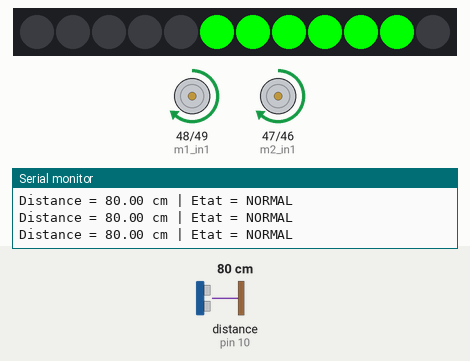
Recording of a sketch running on a simulated Arduino Mega 2560, built with avr-gcc and run on an emulated ATmega2560. On the bench: 12 RGB LEDs in strip order, left to right, motor-driver pin pairs drawn as motors (green arrow = first pin HIGH = forward, orange = second pin HIGH = backward, longer = more drive, scaled by the enable pin), the last lines printed to the serial monitor. The inputs (shaded band) are chosen by the test bench; at power-on: distance to the obstacle (sensor on pin 10) 80 cm.

Above: at 1.2 s.
1.3 s: distance to the obstacle (sensor on pin 10) set to 2 cm
At 2.3 s:
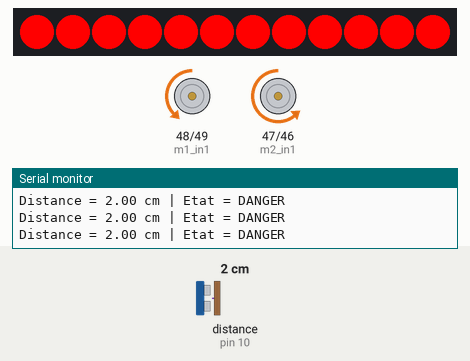
4.3 s: distance to the obstacle (sensor on pin 10) set to 37 cm
7.3 s: distance to the obstacle (sensor on pin 10) set to 42 cm
At 9.6 s:
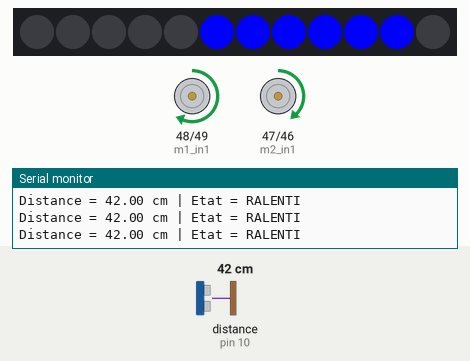
10.3 s: distance to the obstacle (sensor on pin 10) set to 4 cm
At 12.1 s:
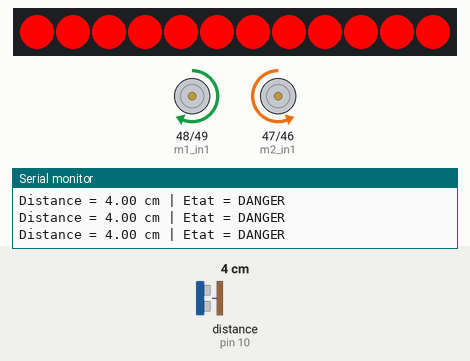
13.3 s: distance to the obstacle (sensor on pin 10) set to 60 cm
At 16.1 s:
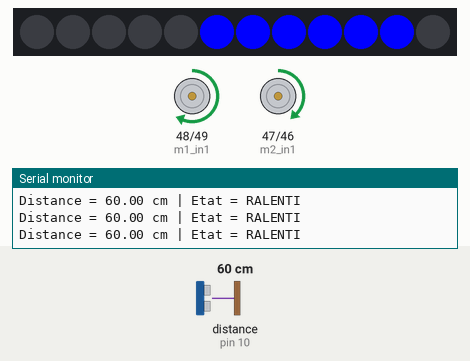
16.3 s: distance to the obstacle (sensor on pin 10) set to 9 cm
At 16.7 s:
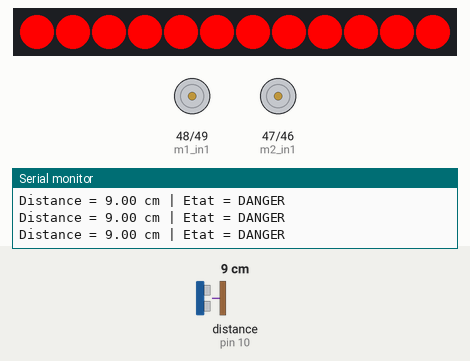
Timing chart, 0 to 20.3 s (numbered marks = the images above; inputs shaded):
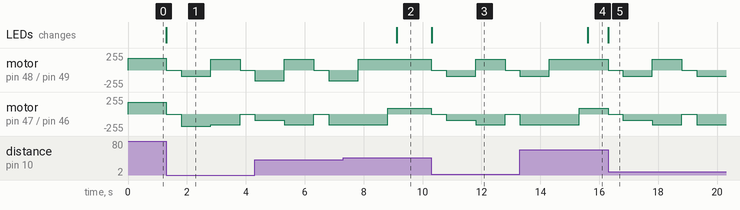

Measured:
- the behaviour switches between 39 and 40 cm on distance to the obstacle (sensor on pin 10) (found by bisection; images 1 and 2)
- after the input at 7.3 s, motor on pin 48 (m1_in1) / pin 49 (m1_in2): goes on until 7.8 s, then stays forward 160/255; the LEDs: change after 1.8 s (image 2)
- after the input at 10.3 s, motor on pin 48 (m1_in1) / pin 49 (m1_in2): forward 160/255 → stopped at once, → backward 90/255 0.50 s later, → forward 160/255 1.0 s later, → stopped 1.0 s later; motor on pin 47 (m2_in1) / pin 46 (m2_in2): forward 90/255 → stopped at once, → backward 90/255 0.50 s later, → backward 160/255 1.0 s later, → stopped 1.0 s later
- after the input at 13.3 s, the LEDs: change after 2.3 s (image 4)

The sketch:

labo02.ino
```cpp
#include "MeAuriga.h"

enum State {NORMAL, RALENTI, DANGER, RONDE};
State currentState = NORMAL;

enum DangerSubState {D_STOP, D_BACKWARD, D_TURN, D_DONE};
DangerSubState dangerState = D_STOP;
unsigned long dangerTimer = 0;

MeUltrasonicSensor ultraSensor(PORT_10);

#define LEDNUM  12
#define LEDPIN  44
MeRGBLed led(PORT0, LEDNUM);

const int m1_pwm = 11;
const int m1_in1 = 48;
const int m1_in2 = 49;

const int m2_pwm = 10;
const int m2_in1 = 47;
const int m2_in2 = 46;

const int maxPwm   = 255;
const int cruisePwm = 180;
const int slowPwm   = 90;
const int turnPwm   = 160;

unsigned long lastDebug = 0;

void setup() {
  Serial.begin(115200);

  pinMode(m1_pwm, OUTPUT);
  pinMode(m1_in1, OUTPUT);
  pinMode(m1_in2, OUTPUT);

  pinMode(m2_pwm, OUTPUT);
  pinMode(m2_in1, OUTPUT);
  pinMode(m2_in2, OUTPUT);

  led.setpin(LEDPIN);
  clearLeds();
}

void loop() {
  unsigned long currentTime = millis();

  if (currentTime - lastDebug >= 100) {
    lastDebug = currentTime;
    float d = ultraSensor.distanceCm();
    Serial.print("Distance = ");
    Serial.print(d);
    Serial.print(" cm | Etat = ");
    printState();
  }

  float distance = ultraSensor.distanceCm();

  if (currentState != DANGER) {
    if (distance >= 80) {
      currentState = NORMAL;
    } else if (distance >= 40) {
      currentState = RALENTI;
    } else {
      currentState = DANGER;
      dangerState = D_STOP;
    }
  }

  stateManager();
}


void stateManager() {
  switch (currentState) {
    case NORMAL:
      driveForward(cruisePwm);
      ledsNormal();
      break;

    case RALENTI:
      driveForward(slowPwm);
      ledsRalenti();
      break;

    case DANGER:
      handleDanger();
      break;

    default:
      Stop();
      clearLeds();
      break;
  }
}

void handleDanger() {
  unsigned long now = millis();

  switch (dangerState) {
    case D_STOP:
      Stop();
      ledsDanger();
      dangerTimer = now;
      dangerState = D_BACKWARD;
      break;

    case D_BACKWARD:
      if (now - dangerTimer < 500) return;
      driveBackward(slowPwm);
      dangerTimer = now;
      dangerState = D_TURN;
      break;

    case D_TURN:
      if (now - dangerTimer < 1000) return;
      TurnLeft();
      dangerTimer = now;
      dangerState = D_DONE;
      break;

    case D_DONE:
      if (now - dangerTimer < 1000) return;
      Stop();
      currentState = NORMAL;
      dangerState = D_STOP;
      break;
  }
}

void clearLeds() {
  for (int i = 0; i < LEDNUM; i++) led.setColor(i, 0, 0, 0);
  led.show();
}

void ledsNormal() {
  clearLeds();
  for (int i = 6; i < 12; i++) led.setColor(i, 0, 255, 0);
  led.show();
}

void ledsRalenti() {
  clearLeds();
  for (int i = 6; i < 12; i++) led.setColor(i, 0, 0, 255);
  led.show();
}

void ledsDanger() {
  for (int i = 0; i < LEDNUM; i++) led.setColor(i, 255, 0, 0);
  led.show();
}

// --- Fonctions moteurs ---
void driveForward(int pwm) {
  digitalWrite(m1_in2, LOW);
  digitalWrite(m1_in1, HIGH);
  analogWrite(m1_pwm, pwm);

  digitalWrite(m2_in2, LOW);
  digitalWrite(m2_in1, HIGH);
  analogWrite(m2_pwm, pwm);
}

void driveBackward(int pwm) {
  digitalWrite(m1_in2, HIGH);
  digitalWrite(m1_in1, LOW);
  analogWrite(m1_pwm, pwm);

  digitalWrite(m2_in2, HIGH);
  digitalWrite(m2_in1, LOW);
  analogWrite(m2_pwm, pwm);
}

void Stop() {
  analogWrite(m1_pwm, 0);
  analogWrite(m2_pwm, 0);
}

void TurnLeft() {

  digitalWrite(m1_in2, LOW);
  digitalWrite(m1_in1, HIGH);
  analogWrite(m1_pwm, turnPwm);

  digitalWrite(m2_in2, HIGH);
  digitalWrite(m2_in1, LOW);
  analogWrite(m2_pwm, turnPwm);
}


void printState() {
  switch (currentState) {
    case NORMAL:  Serial.println("NORMAL"); break;
    case RALENTI: Serial.println("RALENTI"); break;
    case DANGER:  Serial.println("DANGER"); break;
    default:      Serial.println("INCONNU"); break;
  }
}
```
